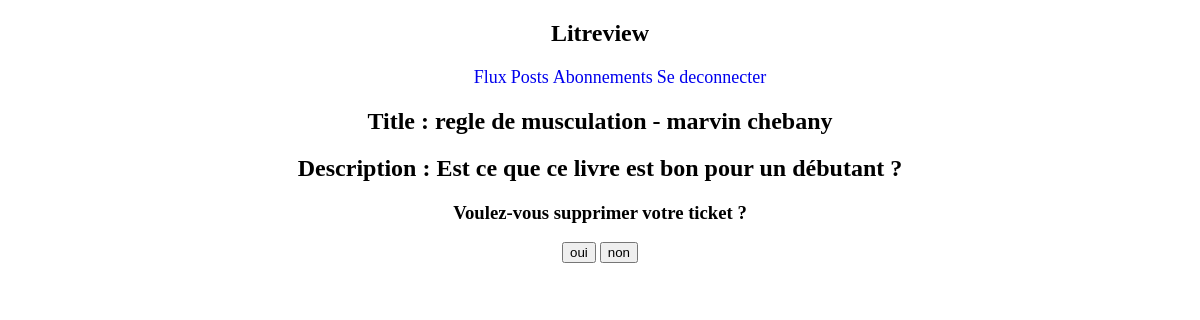
The page /supprimer-ticket/2/ (signed in) on the database its author committed.
### blog/models.py (models this page shows, shortened)
class Ticket(models.Model):
    title = models.CharField(max_length=128)
    description = models.TextField(max_length=2048, blank=True)
    user = models.ForeignKey(User, on_delete=models.CASCADE)
    image = models.ImageField(blank=True)
    time_created = models.DateTimeField(auto_now_add=True)

### blog/views.py (the view)
# urls.py: path('supprimer-ticket/<ticket_id>/', views.page_supprimer_ticket),
def page_supprimer_ticket(request, ticket_id):
    try:
        if not request.session['connected']:
            print(request.session['connected'])
            return redirect('/index')
        else:
            pass
    except KeyError:
        print("probleme avec la session")
    user_id = User.objects.get(username=request.session['username']).id
    ticket_no_deleted = False
    not_your_ticket = False
    try:
        ticket = Ticket.objects.get(id=ticket_id, user_id=user_id)
        if request.method == "POST":
            print(request.POST.get("submit"))
            if request.POST.get('submit') == "oui":
                ticket.delete()
                return redirect('/vos-posts')
            else:
                ticket_no_deleted = True
        else:
            pass
        context = {
            'ticket': ticket,
            'ticket_no_deleted': ticket_no_deleted,
            'not_your_ticket': not_your_ticket
        }
    except ObjectDoesNotExist:
        not_your_ticket = True
        context = {
            'not_your_ticket': not_your_ticket
        }
    except ValueError:
        return redirect('/vos-posts')
    return render(request, 'templates/blog/supprimer_ticket.html', context)

### blog/templates/blog/supprimer_ticket.html (shortened to what this page needs)
<!doctype html>
<html lang="fr">
<head>
    {% block header %}
    {% include 'blog/barre_de_navigation.html' %}
    {% endblock %}
  {% load static %}
  <link rel="stylesheet" href="{% static 'blog/flux.css' %}">
</head>
<body>
{% if not_your_ticket %}
    <h1>Le ticket n'est pas à vous</h1>
{% else %}
        <form method="post" action="" style="text-align: center">
            <h2>Title : {{ticket.title}}</h2>
            <h2>Description : {{ticket.description}}</h2>
            <h3>Voulez-vous supprimer votre ticket ?</h3>
            <input type="submit" value="oui" name="submit">
            <input type="submit" value="non" name="submit">
        </form>
{% endif %}
</body>
</html>

### blog/static/blog/flux.css (style rules this page uses)
button, h1, h2 { text-align: center; }

### rows shown on the page
Ticket: title "regle de musculation - marvin chebany", description "Est ce que ce livre est bon pour un débutant ?"
